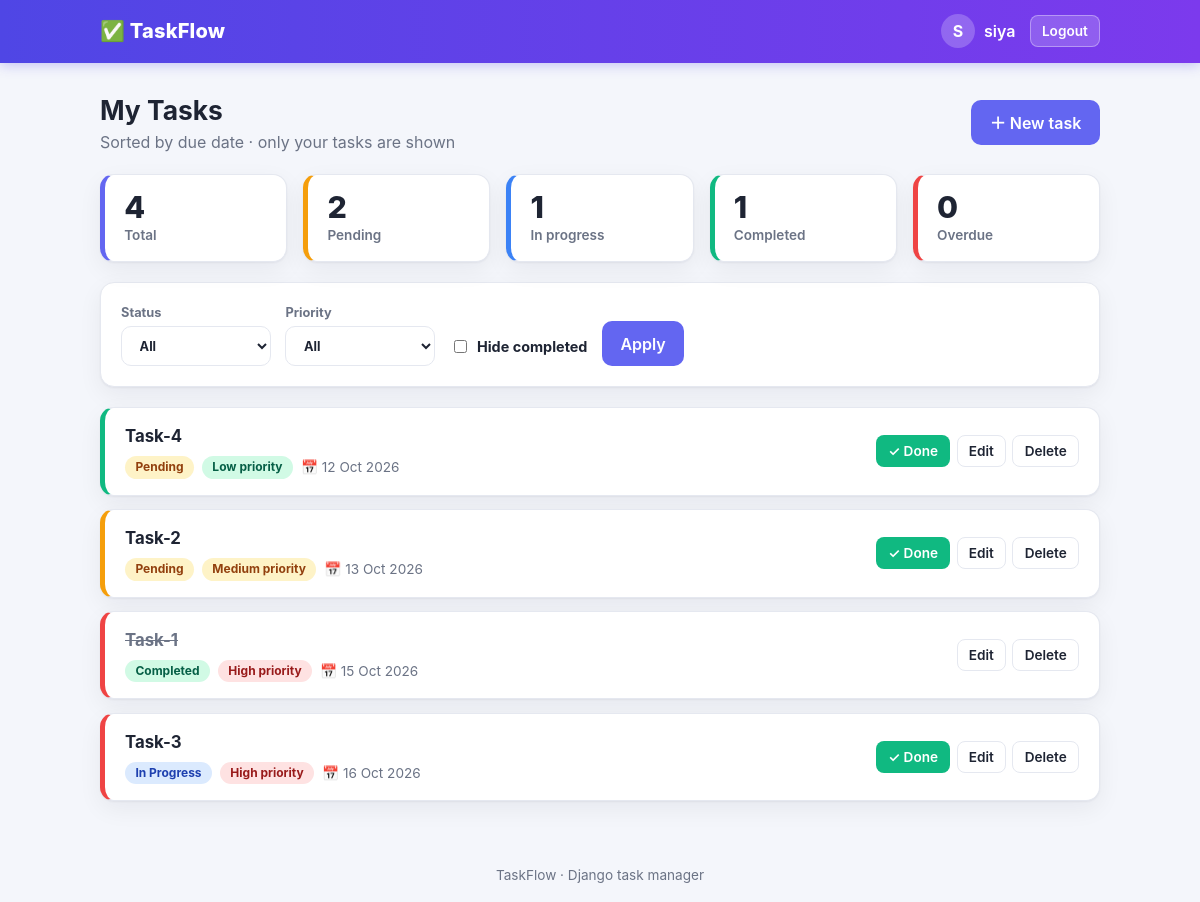
The app's page / (signed in) with its own data.
### tasks/models.py (models this page shows, shortened)
class Task(models.Model):
    STATUS_CHOICES = [
        ('pending', 'Pending'),
        ('in_progress', 'In Progress'),
        ('completed', 'Completed'),
    ]
    PRIORITY_CHOICES = [
        (1, 'Low'),
        (2, 'Medium'),
        (3, 'High'),
    ]
    user = models.ForeignKey(
        settings.AUTH_USER_MODEL,
        on_delete=models.CASCADE,
        related_name='tasks',
    )
    title = models.CharField(max_length=200)
    description = models.TextField(blank=True)
    status = models.CharField(max_length=20, choices=STATUS_CHOICES, default='pending')
    priority = models.IntegerField(choices=PRIORITY_CHOICES, default=2)
    due_date = models.DateField()
    created_at = models.DateTimeField(auto_now_add=True)
    class Meta:
        ordering = ['due_date']

### tasks/views.py (the view)
# urls.py: path('', views.task_list, name='task_list'),
@login_required
def task_list(request):
    today = timezone.localdate()
    my_tasks = Task.objects.filter(user=request.user)
    stats = {
        'total': my_tasks.count(),
        'pending': my_tasks.filter(status='pending').count(),
        'in_progress': my_tasks.filter(status='in_progress').count(),
        'completed': my_tasks.filter(status='completed').count(),
        'overdue': my_tasks.filter(due_date__lt=today).exclude(status='completed').count(),
    }
    tasks = my_tasks
    status = request.GET.get('status', '')
    priority = request.GET.get('priority', '')
    if status:
        tasks = tasks.filter(status=status)
    if priority:
        tasks = tasks.filter(priority=priority)
    hide_completed = request.GET.get('hide_completed') == 'on'
    if hide_completed:
        tasks = tasks.exclude(status='completed')
    tasks = tasks.order_by('due_date')
    context = {
        'tasks': tasks,
        'stats': stats,
        'today': today,
        'status': status,
        'priority': priority,
        'hide_completed': hide_completed,
        'status_choices': Task.STATUS_CHOICES,
        'priority_choices': Task.PRIORITY_CHOICES,
        'filters_active': bool(status or priority or hide_completed),
    }
    return render(request, 'tasks/task_list.html', context)

### tasks/templates/tasks/task_list.html (shortened to what this page needs)
{% extends 'base.html' %}
{% block content %}
<div class="page-head">
  <div>
    <h1>My Tasks</h1>
    <div class="muted">Sorted by due date · only your tasks are shown</div>
  </div>
  <a class="btn" href="{% url 'task_create' %}">＋ New task</a>
</div>
<div class="stats">
  <div class="stat"><div class="num">{{ stats.total }}</div><div class="lbl">Total</div></div>
  <div class="stat s-pending"><div class="num">{{ stats.pending }}</div><div class="lbl">Pending</div></div>
  <div class="stat s-progress"><div class="num">{{ stats.in_progress }}</div><div class="lbl">In progress</div></div>
  <div class="stat s-done"><div class="num">{{ stats.completed }}</div><div class="lbl">Completed</div></div>
  <div class="stat s-overdue"><div class="num">{{ stats.overdue }}</div><div class="lbl">Overdue</div></div>
</div>
<form method="get" class="card filters">
  <label>Status
    <select name="status" class="input">
      <option value="">All</option>
    </select>
  </label>
  <label>Priority
    <select name="priority" class="input">
      <option value="">All</option>
    </select>
  </label>
  <label class="check"><input type="checkbox" name="hide_completed" {% if hide_completed %}checked{% endif %}> Hide completed</label>
  <button class="btn" type="submit">Apply</button>
</form>
<div class="task-list" style="margin-top:1.25rem">
  {% for task in tasks %}
  <div class="task p-{{ task.priority }} {% if task.status == 'completed' %}done{% endif %}">
    <div>
      <a class="task-title" href="{% url 'task_detail' task.pk %}">{{ task.title }}</a>
      <div class="task-meta">
        <span class="badge b-{{ task.status }}">{{ task.get_status_display }}</span>
        <span class="badge b-p{{ task.priority }}">{{ task.get_priority_display }} priority</span>
        <span>📅 {{ task.due_date|date:"d M Y" }}</span>
      </div>
    </div>
    <div class="task-actions">
      {% if task.status != 'completed' %}
      <form method="post" action="{% url 'task_complete' task.pk %}">{% csrf_token %}
        <button class="btn btn-success btn-sm" type="submit">✓ Done</button>
      </form>
      {% endif %}
      <a class="btn btn-ghost btn-sm" href="{% url 'task_update' task.pk %}">Edit</a>
      <a class="btn btn-ghost btn-sm" href="{% url 'task_delete' task.pk %}">Delete</a>
    </div>
  </div>
  {% endfor %}
</div>
{% endblock %}

### templates/base.html (shortened to what this page needs)
{% load static %}
<!DOCTYPE html>
<html lang="en">
<head>
  <link rel="stylesheet" href="{% static 'tasks/style.css' %}">
</head>
<body>
  <header class="navbar">
    <div class="inner">
      <a class="brand" href="{% url 'task_list' %}">✅ TaskFlow</a>
      <div class="nav-right">
        {% if user.is_authenticated %}
          <span class="nav-user"><span class="avatar">{{ user.username|slice:":1" }}</span>{{ user.username }}</span>
          <form action="{% url 'logout' %}" method="post" style="margin:0">
            {% csrf_token %}<button class="btn btn-light btn-sm">Logout</button>
          </form>
        {% else %}
          <a class="nav-link" href="{% url 'login' %}">Login</a>
          <a class="btn btn-light btn-sm" href="{% url 'register' %}">Sign up</a>
        {% endif %}
      </div>
    </div>
  </header>
  <main class="container">
    {% block content %}{% endblock %}
  </main>
  <footer>TaskFlow · Django task manager</footer>
</body>
</html>

### records on screen
Task: title "Task-4", status "Pending", priority "Low", due_date "12 Oct 2026", shows "✓ Done"
Task: title "Task-2", status "Pending", priority "Medium", due_date "13 Oct 2026", shows "✓ Done"
Task: title "Task-1", status "Completed", priority "High", due_date "15 Oct 2026"
Task: title "Task-3", status "In Progress", priority "High", due_date "16 Oct 2026", shows "✓ Done"

### other values on screen
{{ user.username|slice:":1" }} "S"
{{ user.username }} "siya"
{{ stats.total }} "4"
{{ stats.pending }} "2"
{{ stats.in_progress }} "1"
{{ stats.completed }} "1"
{{ stats.overdue }} "0"
